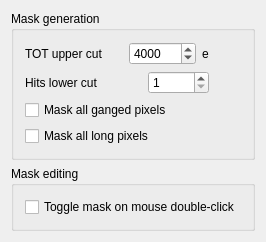
       <widget class="QWidget" name="hpopt">
        <attribute name="title">
         <string>Hotpix options</string>
        </attribute>
        <layout class="QHBoxLayout">
         <item>
          <layout class="QVBoxLayout">
           <property name="spacing">
            <number>6</number>
           </property>
           <property name="margin">
            <number>0</number>
           </property>
           <item>
            <widget class="Q3GroupBox" name="GroupBox3">
             <property name="title">
              <string>Mask generation</string>
             </property>
             <layout class="QHBoxLayout">
              <property name="spacing">
               <number>6</number>
              </property>
              <property name="margin">
               <number>11</number>
              </property>
              <item>
               <layout class="QHBoxLayout">
                <property name="spacing">
                 <number>6</number>
                </property>
                <property name="margin">
                 <number>0</number>
                </property>
                <item>
                 <layout class="QVBoxLayout">
                  <property name="spacing">
                   <number>6</number>
                  </property>
                  <property name="margin">
                   <number>0</number>
                  </property>
                  <item>
                   <layout class="QHBoxLayout">
                    <property name="spacing">
                     <number>6</number>
                    </property>
                    <property name="margin">
                     <number>0</number>
                    </property>
                    <item>
                     <widget class="QLabel" name="TextLabel1">
                      <property name="text">
                       <string>TOT upper cut</string>
                      </property>
                      <property name="wordWrap">
                       <bool>false</bool>
                      </property>
                     </widget>
                    </item>
                    <item>
                     <spacer name="Spacer32">
                      <property name="orientation">
                       <enum>Qt::Horizontal</enum>
                      </property>
                      <property name="sizeType">
                       <enum>QSizePolicy::Expanding</enum>
                      </property>
                      <property name="sizeHint" stdset="0">
                       <size>
                        <width>20</width>
                        <height>20</height>
                       </size>
                      </property>
                     </spacer>
                    </item>
                    <item>
                     <widget class="QSpinBox" name="TOTcut">
                      <property name="maximum">
                       <number>200000</number>
                      </property>
                      <property name="value">
                       <number>4000</number>
                      </property>
                     </widget>
                    </item>
                    <item>
                     <widget class="QLabel" name="TextLabel2">
                      <property name="text">
                       <string>e</string>
                      </property>
                      <property name="wordWrap">
                       <bool>false</bool>
                      </property>
                     </widget>
                    </item>
                   </layout>
                  </item>
                  <item>
                   <layout class="QHBoxLayout">
                    <property name="spacing">
                     <number>6</number>
                    </property>
                    <property name="margin">
                     <number>0</number>
                    </property>
                    <item>
                     <widget class="QLabel" name="TextLabel3">
                      <property name="text">
                       <string>Hits lower cut</string>
                      </property>
                      <property name="wordWrap">
                       <bool>false</bool>
                      </property>
                     </widget>
                    </item>
                    <item>
                     <spacer name="Spacer32_2">
                      <property name="orientation">
                       <enum>Qt::Horizontal</enum>
                      </property>
                      <property name="sizeType">
                       <enum>QSizePolicy::Expanding</enum>
                      </property>
                      <property name="sizeHint" stdset="0">
                       <size>
                        <width>20</width>
                        <height>20</height>
                       </size>
                      </property>
                     </spacer>
                    </item>
                    <item>
                     <widget class="QSpinBox" name="HITcut">
                      <property name="minimum">
                       <number>1</number>
                      </property>
                      <property name="maximum">
                       <number>10000</number>
                      </property>
                      <property name="value">
                       <number>1</number>
                      </property>
                     </widget>
                    </item>
                   </layout>
                  </item>
                  <item>
                   <widget class="QCheckBox" name="GangedBox">
                    <property name="text">
                     <string>Mask all ganged pixels</string>
                    </property>
                   </widget>
                  </item>
                  <item>
                   <widget class="QCheckBox" name="LongBox">
                    <property name="text">
                     <string>Mask all long pixels</string>
                    </property>
                   </widget>
                  </item>
                 </layout>
                </item>
                <item>
                 <spacer name="Spacer34">
                  <property name="orientation">
                   <enum>Qt::Horizontal</enum>
                  </property>
                  <property name="sizeType">
                   <enum>QSizePolicy::Expanding</enum>
                  </property>
                  <property name="sizeHint" stdset="0">
                   <size>
                    <width>20</width>
                    <height>20</height>
                   </size>
                  </property>
                 </spacer>
                </item>
               </layout>
              </item>
             </layout>
            </widget>
           </item>
           <item>
            <widget class="Q3GroupBox" name="GroupBox4">
             <property name="title">
              <string>Mask editing</string>
             </property>
             <layout class="QHBoxLayout">
              <property name="spacing">
               <number>6</number>
              </property>
              <property name="margin">
               <number>11</number>
              </property>
              <item>
               <widget class="QCheckBox" name="ToggleMask">
                <property name="text">
                 <string>Toggle mask on mouse double-click</string>
                </property>
               </widget>
              </item>
             </layout>
            </widget>
           </item>
          </layout>
         </item>
        </layout>
       </widget>
